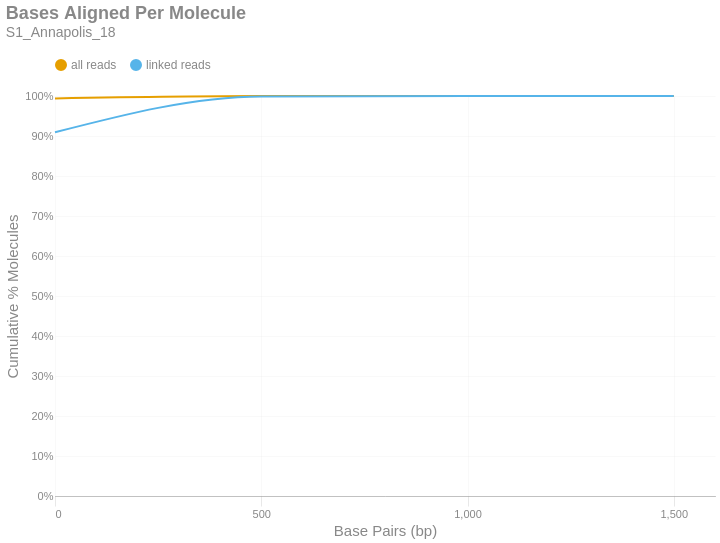

Notebook code for this chart:
### Markdown cell above
### Bases Aligned Per Molecule
This is a cumulative frequency distribution showing the number of base pairs aligned per unique molecule. These data are shown in 500 bp bins. There are two distributions: one with `all reads` (yellow) and another with only `linked reads` (blue). The percent of molecules in the `linked reads` distribution is relative to the total number of linked molecules.

### Code cell
if SKIPLR:
    print_html(f"Skipped")
else:
    binned_df = consolidated_hist(valids['aligned_bp'], mask, 500, True)
    with SafeRender(binned_df):
        (
            density_plot(binned_df, 'Bases Aligned Per Molecule', samplename, 'basesper')
            .encode(
                x=alt.X('bin:Q', title="Base Pairs (bp)").axis(tickMinStep=500).scale(padding=0),
                y=alt.Y('value:Q', title='Cumulative % Molecules')
                    .axis(format='%')
                    .scale(domain = [0,1])
                    .stack(False),
                color=alt.Color("key:N").scale(domain = ["all reads", "linked reads"]),
                tooltip = [
                    alt.Tooltip("key:N", title = "Data Type"),
                    alt.Tooltip("range_label:N", title="Bases Aligned Per Molecule"),
                    alt.Tooltip("value:Q", format = ".2%", title="% Molecules (Cum.)")
                ]
            )
        ).display()

### Figure 1 — Vega-Lite specification as saved in the notebook (floating-point values rounded to 4 significant figures)
{"width": "container", "height": 400, "config": {"title": {"anchor": "start", "dy": -15, "fontSize": 18, "color": "#888888", "subtitleColor": "#888888", "subtitleFontSize": 14}, "arc": {"fill": "#0072B2"}, "axis": {"domainColor": "#888888", "domainWidth": 0.5, "gridWidth": 0.2, "grid": false, "titleFontWeight": 400, "titleFontSize": 15, "labelFontSize": 11, "labelColor": "#888888", "tickColor": "#888888", "tickWidth": 0.2, "titleColor": "#888888"}, "axisBand": {"grid": false}, "axisX": {"grid": true, "tickSize": 10, "domainCap": "round"}, "axisY": {"domain": false, "grid": true, "tickSize": 0, "domainCap": "round"}, "background": "transparent", "header": {"labelFontSize": 15, "labelColor": "#888888", "titleFontSize": 15, "titleFontWeight": 600, "titleColor": "#888888"}, "legend": {"labelFont": "sans-serif", "labelFontSize": 12, "labelColor": "#888888", "symbolSize": 100, "symbolType": "circle", "titleFontSize": 12, "titlePadding": 10, "titleColor": "#888888", "title": null, "orient": "top"}, "range": {"category": ["#E69F00", "#56B4E9", "#009E73", "#F0E442", "#0072B2", "#D55E00", "#CC79A7", "#000000"], "diverging": ["#cfe8f3", "#a2d4ec", "#73bfe2", "#46abdb", "#1696d2", "#12719e"]}, "area": {"fill": "#0072B2", "fillOpacity": 0.7, "line": true, "strokeOpacity": 0.7}, "line": {"color": "#0072B2", "stroke": "#0072B2", "strokeWidth": 2}, "trail": {"color": "#0072B2", "stroke": "#0072B2", "strokeWidth": 0, "size": 1}, "point": {"filled": true, "fillOpacity": 1.0, "size": 95}, "text": {"color": "#888888", "fontSize": 11, "align": "right", "fontWeight": 400, "size": 11}, "bar": {"fill": "#0072B2", "stroke": null}, "view": {"stroke": null, "continuousWidth": 660, "continuousHeight": 400}}, "data": {"name": "data-6294c00f90f88a9a06a3e8d1c3e8ad4f"}, "mark": {"type": "line", "interpolate": "monotone", "point": {"opacity": 0, "size": 275}}, "encoding": {"color": {"field": "key", "scale": {"domain": ["all reads", "linked reads"]}, "type": "nominal"}, "tooltip": [{"field": "key", "title": "Data Type", "type": "nominal"}, {"field": "range_label", "title": "Bases Aligned Per Molecule", "type": "nominal"}, {"field": "value", "format": ".2%", "title": "% Molecules (Cum.)", "type": "quantitative"}], "x": {"axis": {"tickMinStep": 500}, "field": "bin", "scale": {"padding": 0}, "title": "Base Pairs (bp)", "type": "quantitative"}, "y": {"axis": {"format": "%"}, "field": "value", "scale": {"domain": [0, 1]}, "stack": false, "title": "Cumulative % Molecules", "type": "quantitative"}}, "params": [{"name": "param_c36ac31b6afebe62", "select": {"type": "point", "fields": ["key"]}, "bind": "legend"}], "title": {"text": "Bases Aligned Per Molecule", "subtitle": "S1_Annapolis_18"}, "transform": [{"fold": ["all reads (cumsum)", "linked reads (cumsum)"]}, {"calculate": "replace(datum.key, ' (cumsum)', '')", "as": "key"}, {"filter": {"param": "param_c36ac31b6afebe62"}}], "usermeta": {"embedOptions": {"downloadFileName": "S1_Annapolis_18.basesper"}}, "$schema": "https://vega.github.io/schema/vega-lite/v6.1.0.json", "datasets": {"data-6294c00f90f88a9a06a3e8d1c3e8ad4f": [{"bin": "0.0", "interval": "0.0-500.0", "all reads": 0.994, "linked reads": 0.9093, "all reads (cumsum)": 0.994, "linked reads (cumsum)": 0.9093, "range_label": "0-499"}, {"bin": "500.0", "interval": "500.0-1000.0", "all reads": 0.005875, "linked reads": 0.0895, "all reads (cumsum)": 0.9999, "linked reads (cumsum)": 0.9988, "range_label": "500-999"}, {"bin": "1000.0", "interval": "1000.0-1500.0", "all reads": 9.134e-05, "linked reads": 0.001231, "all reads (cumsum)": 1.0, "linked reads (cumsum)": 1.0, "range_label": "1000-1499"}, {"bin": "1500.0", "interval": "1500.0-2000.0", "all reads": 9.369e-07, "linked reads": 7.793e-06, "all reads (cumsum)": 1.0, "linked reads (cumsum)": 1.0, "range_label": "1500-1999"}]}}
